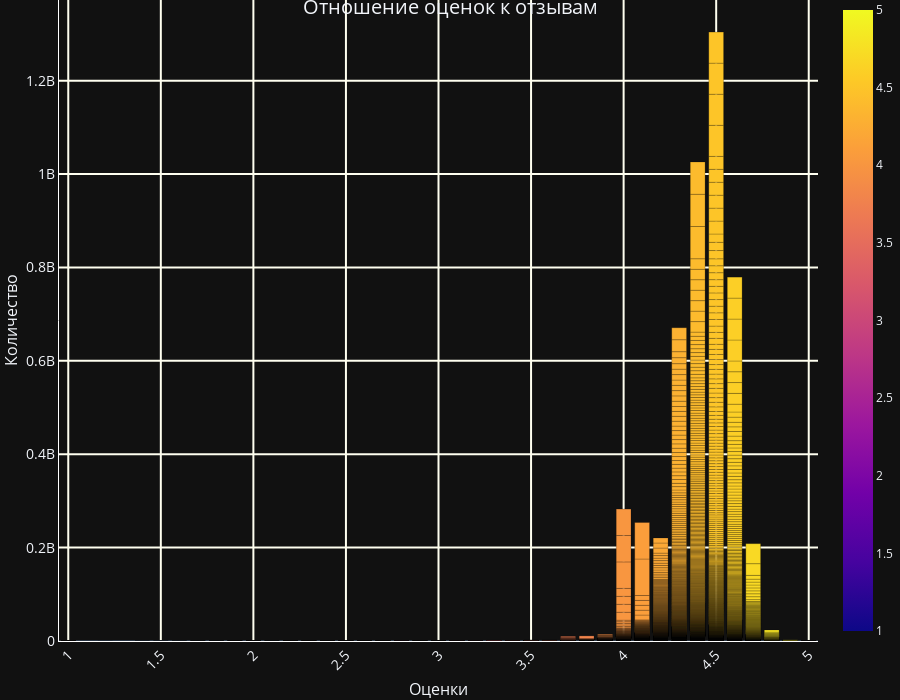

Here is the notebook cell this chart was saved with:
### Code cell
sorted_first = dataset
sorted_first['Reviews'] = pd.to_numeric(sorted_first['Reviews'], errors='coerce').fillna(0).astype(float)
sorted_first['Rating'] = pd.to_numeric(sorted_first['Rating'], errors='coerce').fillna(0).astype(float)
sorted_first = dataset.sort_values(by=['Rating', 'Reviews'])
fig = go.Figure()
fig.add_trace(
    go.Bar(x=sorted_first['Rating'], y=sorted_first['Reviews'],
           marker=dict(color=sorted_first['Rating'], coloraxis="coloraxis"),
           marker_line=dict(color='black', width=0.2)))
fig.update_layout(title=dict(text='Отношение оценок к отзывам', x=0.5, y=1, font=dict(size=20)),
                  xaxis=dict(title=dict(text='Оценки',
                                        font=dict(size=16)),
                             tickangle=315,
                             tickfont=dict(size=14),
                             gridwidth=2,
                             gridcolor='ivory'),
                  yaxis=dict(title=dict(text='Количество',
                                        font=dict(size=16)),
                             tickfont=dict(size=14),
                             gridwidth=2,
                             gridcolor='ivory'),
                  height=700,
                  margin=dict(l=0, r=0, t=0, b=0),
                  xaxis_showgrid=True, yaxis_showgrid=True,
                  xaxis_linecolor='white', yaxis_linecolor='white',
                  showlegend=False)
fig.show()

### Figure 1 — Plotly figure (JSON) as saved in the notebook; plotly's stock layout.template omitted (floating-point values rounded to 4 significant figures; data arrays with more than 128 entries replaced by an {"elided": "..."} marker saying what was removed)
{"data": [{"marker": {"color": {"elided": "9366 float values"}, "coloraxis": "coloraxis", "line": {"color": "black", "width": 0.2}}, "x": {"elided": "9366 float values"}, "y": {"elided": "9366 float values"}, "type": "bar"}], "layout": {"title": {"font": {"size": 20}, "text": "Отношение оценок к отзывам", "x": 0.5, "y": 1}, "xaxis": {"title": {"font": {"size": 16}, "text": "Оценки"}, "tickfont": {"size": 14}, "tickangle": -45, "gridwidth": 2, "gridcolor": "ivory", "showgrid": true, "linecolor": "white"}, "yaxis": {"title": {"font": {"size": 16}, "text": "Количество"}, "tickfont": {"size": 14}, "gridwidth": 2, "gridcolor": "ivory", "showgrid": true, "linecolor": "white"}, "margin": {"l": 0, "r": 0, "t": 0, "b": 0}, "height": 700, "showlegend": false}}
